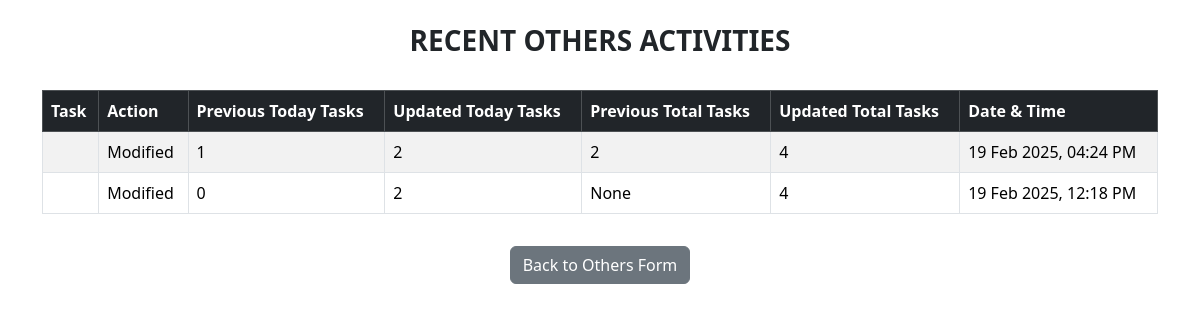
Screenshot of /others_activities/ with the database file from the repository.
### card_app/models.py (models this page shows, shortened)
class OthersActivity(models.Model):
    task = models.ForeignKey(OthersTable, on_delete=models.CASCADE)
    action = models.CharField(max_length=50)  # 'Added' or 'Updated'
    prev_today_tasks = models.IntegerField(null=True, blank=True, default=0)
    prev_total_tasks = models.IntegerField(null=True, blank=True)
    timestamp = models.DateTimeField(default=now)

class OthersTable(models.Model):
    others_choices = [
        ('new_plugins', 'New Plugins designed'),
        ('other_tasks', 'Other tasks worked out'),
    ]
    other_tasks = models.CharField(max_length=200, choices=others_choices)
    today_tasks = models.IntegerField(default=0)
    total_tasks = models.IntegerField(default=0)
    timestamp = models.DateTimeField(auto_now_add=True)

### card_app/views.py (the view)
# urls.py: path('others_activities/', views.others_activities, name='others_activities'),
def others_activities(request):
    activities = OthersActivity.objects.all().order_by('-timestamp')  # Fetch only logged activities
    return render(request, "card_app/others_activities.html", {"activities": activities})

### card_app/templates/card_app/others_activities.html (shortened to what this page needs)
{% load tz %}
<!DOCTYPE html>
<html lang="en">
<head>
    <link href="https://cdn.jsdelivr.net/npm/bootstrap@5.3.3/dist/css/bootstrap.min.css" rel="stylesheet">
</head>
<body>
<div class="container mt-4">
    <h3 class="text-center text-uppercase fw-bold">Recent Others Activities</h3>
    <div class="table-responsive">
        <table class="table table-striped table-bordered mt-4">
            <thead class="table-dark">
                <tr>
                    <th>Task</th>
                    <th>Action</th>
                    <th>Previous Today Tasks</th>
                    <th>Updated Today Tasks</th>
                    <th>Previous Total Tasks</th>
                    <th>Updated Total Tasks</th>
                    <th>Date & Time</th>
                </tr>
            </thead>
            <tbody>
                {% for activity in activities %}
                    <tr>
                        <td>{{ activity.task.others_tasks }}</td>
                        <td>{{ activity.action }}</td>
                        <td>{{ activity.prev_today_tasks }}</td>
                        <td>{{ activity.task.today_tasks }}</td>
                        <td>{{ activity.prev_total_tasks }}</td>
                        <td>{{ activity.task.total_tasks }}</td>
                        <td>{{ activity.timestamp|timezone:"Asia/Kolkata"|date:"d M Y, h:i A" }}</td>
                    </tr>
                {% empty %}
                    <tr><td colspan="7" class="text-center text-muted">No recent activities</td></tr>
                {% endfor %}
            </tbody>
        </table>
    </div>
    <div class="text-center mt-3">
        <a href="{% url 'card_app:others_form' %}" class="btn btn-secondary">Back to Others Form</a>
    </div>
</div>
</body>
</html>

### rows the page displays
OthersActivity: action "Modified", prev_today_tasks "1", task.today_tasks "2", prev_total_tasks "2", task.total_tasks "4", timestamp "19 Feb 2025, 04:24 PM"
OthersActivity: action "Modified", prev_today_tasks "0", task.today_tasks "2", prev_total_tasks "None", task.total_tasks "4", timestamp "19 Feb 2025, 12:18 PM"
